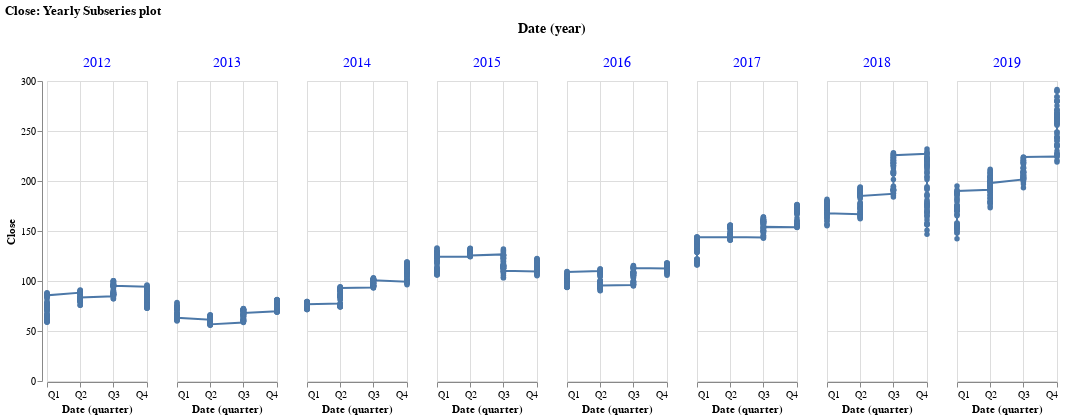

Here is the notebook cell this chart was saved with:
### Markdown cell above
### Yearly seasonality

### Code cell
#collapse-hide
alt.Chart(data.reset_index()).mark_line(point=True).encode(
    x='quarter(Date)', 
    y='Close',
    column='year(Date)',
    tooltip=['Date', 'Close']).properties(
    title="Close: Yearly Subseries plot",
    width=100).configure_header(
    titleColor='black',
    titleFontSize=14,
    labelColor='blue',
    labelFontSize=14
)

### Figure 1 — Vega-Lite specification as saved in the notebook (floating-point values rounded to 4 significant figures; data arrays with more than 128 entries replaced by an {"elided": "..."} marker saying what was removed)
{"config": {"view": {"continuousWidth": 400, "continuousHeight": 300}, "header": {"labelColor": "blue", "labelFontSize": 14, "titleColor": "black", "titleFontSize": 14}}, "data": {"name": "data-e98bb9e620a22237ce4a97006ef4618c"}, "mark": {"type": "line", "point": true}, "encoding": {"column": {"field": "Date", "timeUnit": "year", "type": "temporal"}, "tooltip": [{"field": "Date", "type": "temporal"}, {"field": "Close", "type": "quantitative"}], "x": {"field": "Date", "timeUnit": "quarter", "type": "temporal"}, "y": {"field": "Close", "type": "quantitative"}}, "title": "Close: Yearly Subseries plot", "width": 100, "$schema": "https://vega.github.io/schema/vega-lite/v4.17.0.json", "datasets": {"data-e98bb9e620a22237ce4a97006ef4618c": {"elided": "2011 records"}}}
